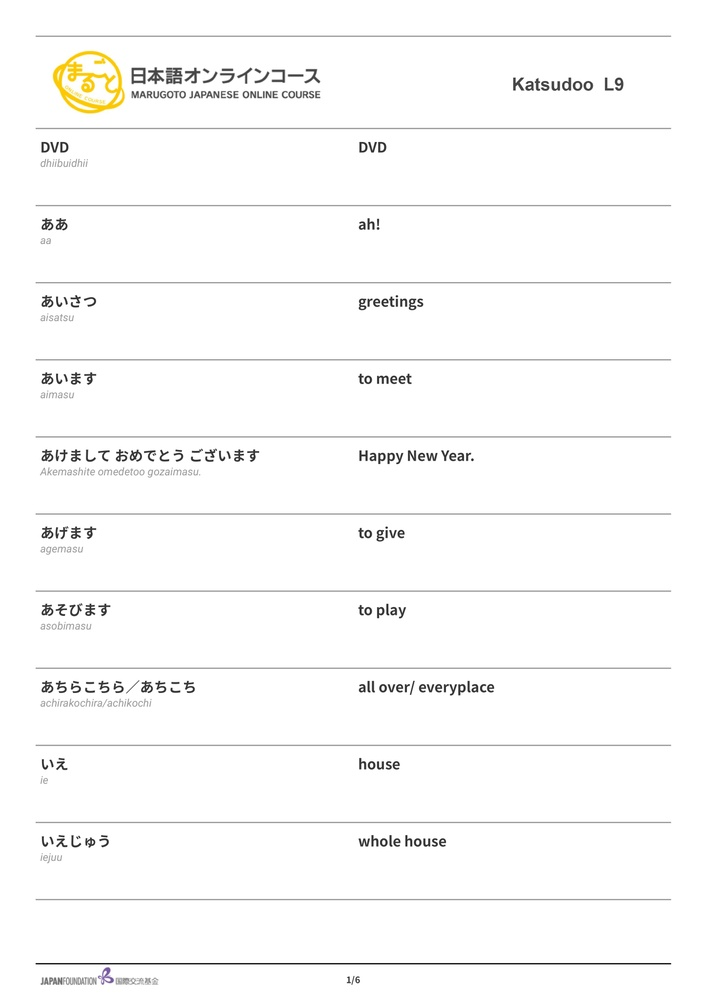
#> input picture pages/Page_1.jpg, 706 x 999 px, shrunk from 2894 x 4093 before the run, found by its file name
$ python test.py
#> lines starting #> are read from the running program, lines starting #| are printed output that depends on the picture; after the words box and inside, x2 and y2 are one past the last pixel; in counts of white or black regions, pixels touching at a corner belong together
# importing modules

import cv2

import pytesseract

# reading image using opencv

image = cv2.imread("Page_1.jpg")
#> image is the input picture: shape (999, 706, 3); mean B, G, R 250.1, 250.5, 250.6

gray_image = cv2.cvtColor(image, cv2.COLOR_BGR2GRAY)

threshold_img = cv2.threshold(gray_image, 0, 255, cv2.THRESH_BINARY | cv2.THRESH_OTSU)[1]
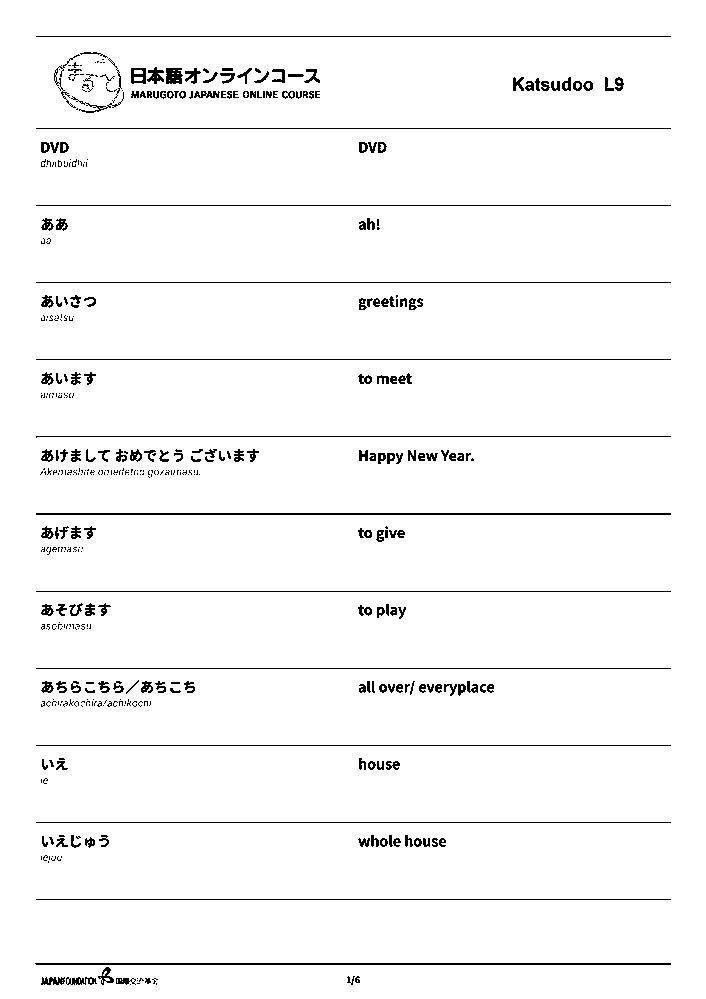
#> threshold_img: shape (999, 706); 97% white; black in thin lines or dots, all inside (x1, y1, x2, y2) = (35, 36, 671, 985)
#cv2.imshow("threshold image", threshold_img)
cv2.imwrite("t.jpg", threshold_img)
#cv2.waitKey(0)
#cv2.destroyAllWindows()

custom_config = r'--oem 3 --psm 6'


#> (the run stopped early here; a loop or call above may not have finished)

$ run again, with pages/Page_2.jpg copied over pages/Page_1.jpg
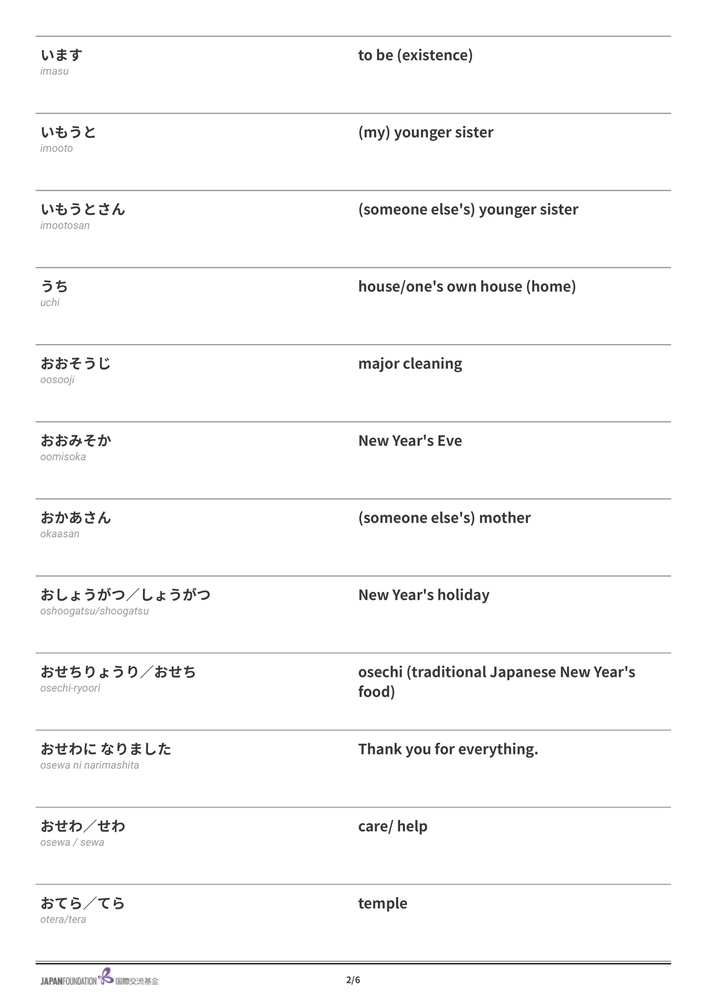
#> input picture pages/Page_2.jpg, 706 x 999 px, shrunk from 2894 x 4093 before the run, found by its file name
#> image is the input picture: shape (999, 706, 3); mean B, G, R 249.5, 249.5, 249.5
#> `threshold_img = cv2.threshold(gray_image, 0, 255, cv2.THRESH_BINARY | ..`:
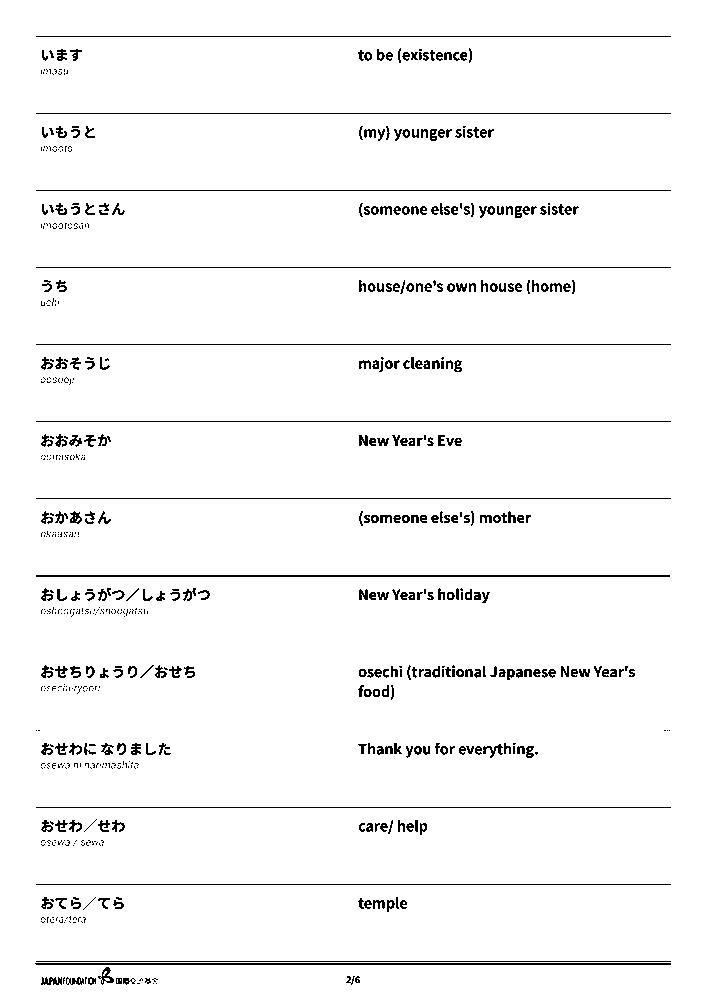
#> threshold_img: shape (999, 706); 96.6% white; black in thin lines or dots, all inside (x1, y1, x2, y2) = (35, 36, 671, 985)

$ run again, with pages/Page_3.jpg copied over pages/Page_1.jpg
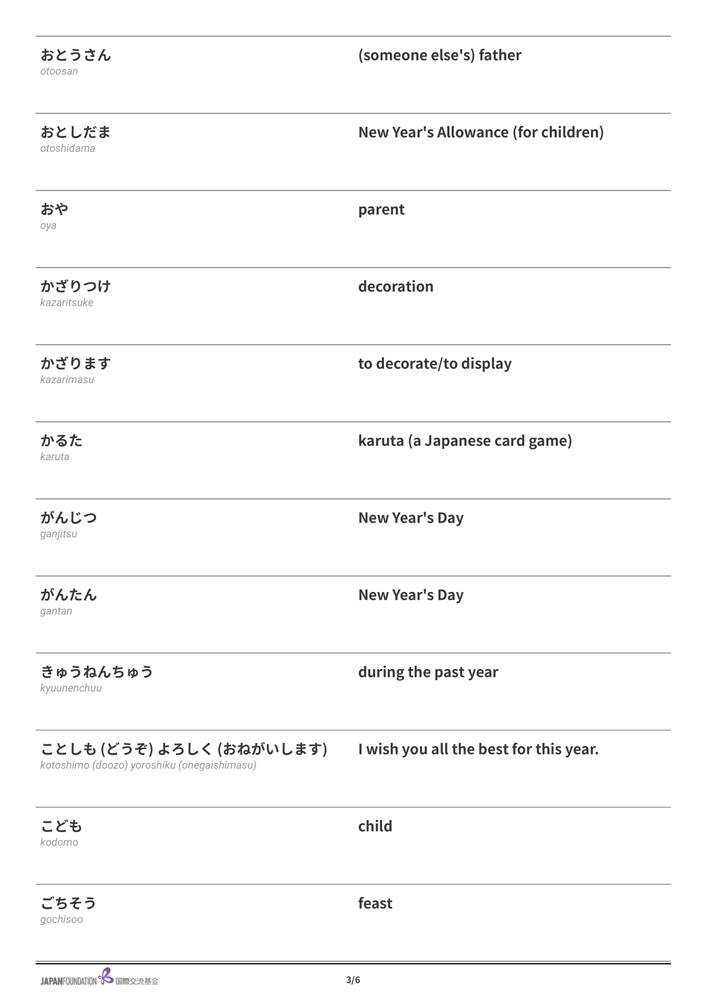
#> input picture pages/Page_3.jpg, 706 x 999 px, shrunk from 2894 x 4093 before the run, found by its file name
#> image is the input picture: shape (999, 706, 3); mean B, G, R 249.8, 249.8, 249.8
#> `threshold_img = cv2.threshold(gray_image, 0, 255, cv2.THRESH_BINARY | ..`:
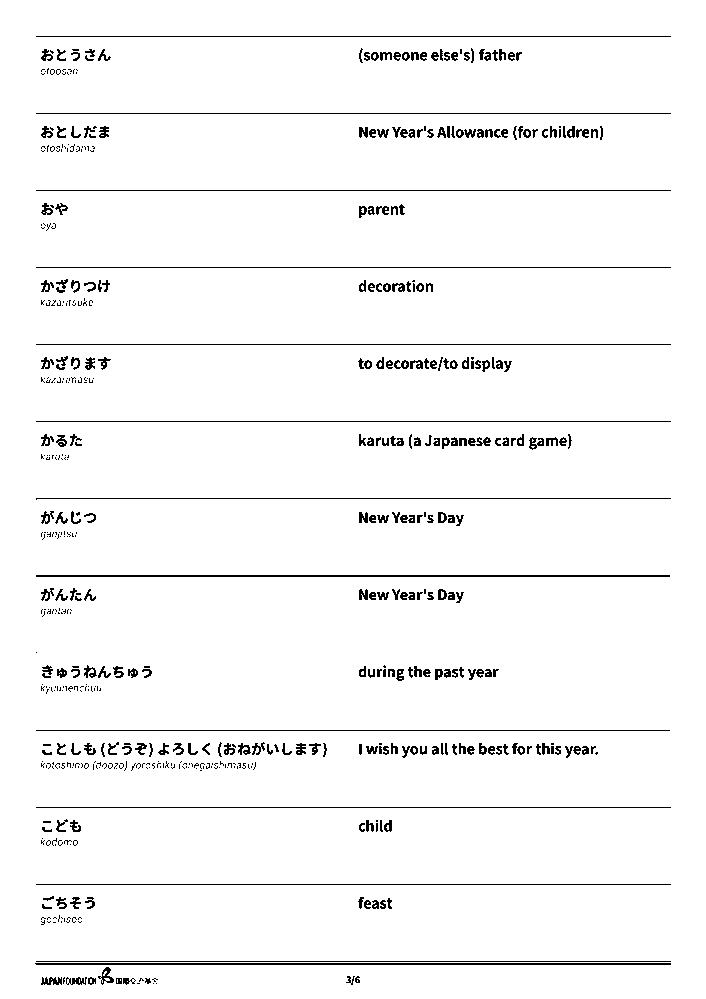
#> threshold_img: shape (999, 706); 96.7% white; black in thin lines or dots, all inside (x1, y1, x2, y2) = (35, 36, 671, 985)

$ run again, with pages/Page_4.jpg copied over pages/Page_1.jpg
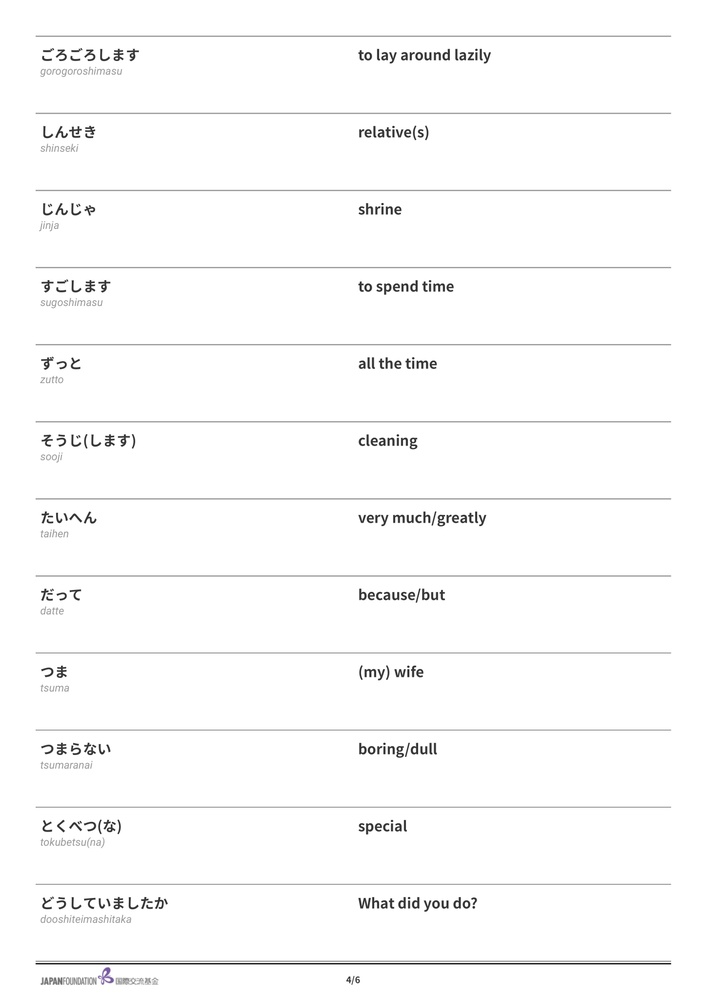
#> input picture pages/Page_4.jpg, 706 x 999 px, shrunk from 2894 x 4093 before the run, found by its file name
#> image is the input picture: shape (999, 706, 3); mean B, G, R 250.7, 250.7, 250.7
#> `threshold_img = cv2.threshold(gray_image, 0, 255, cv2.THRESH_BINARY | ..`:
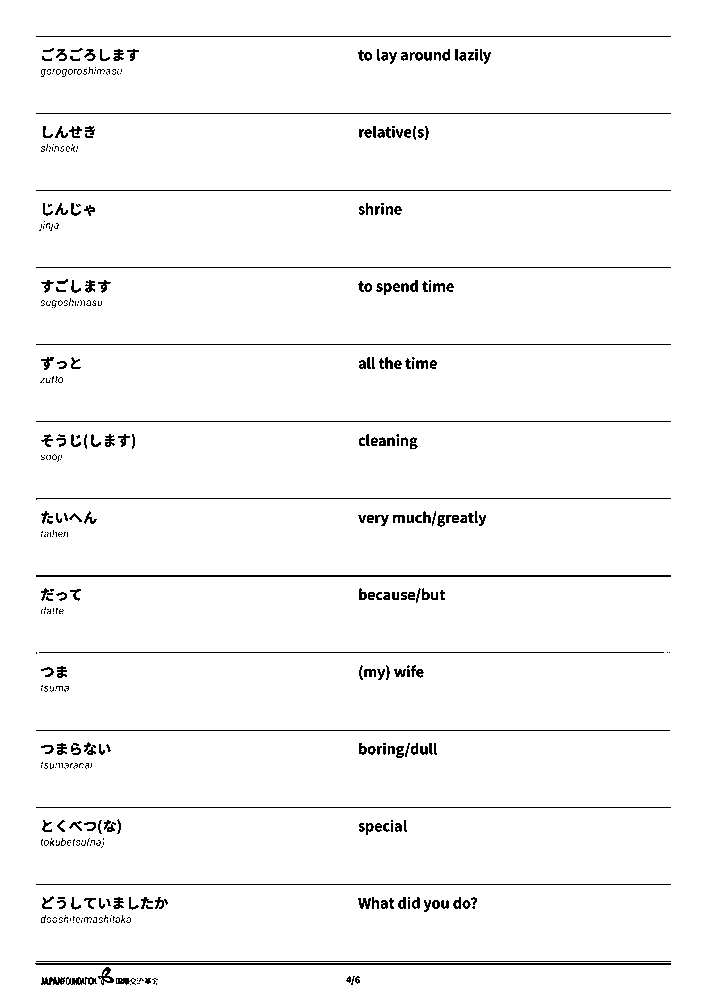
#> threshold_img: shape (999, 706); 97.1% white; black in thin lines or dots, all inside (x1, y1, x2, y2) = (35, 36, 671, 985)
